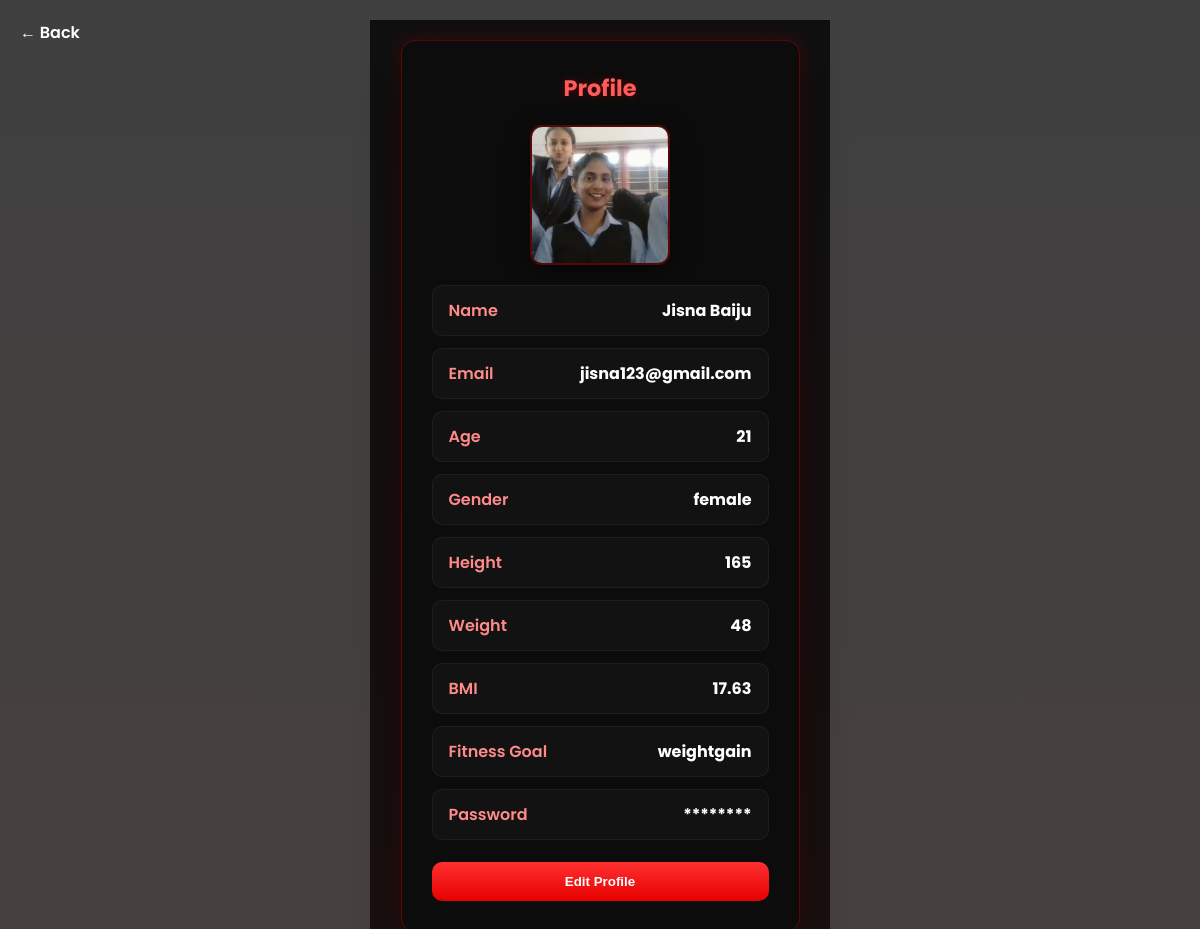
/profile/ (signed in), run on the app's committed database.
### aifitnesscoach_app/models.py (models this page shows)
class Register(models.Model):
    name=models.CharField(max_length=100,null=True,blank=True)
    email=models.EmailField(null=True,blank=True,unique=True)
    age=models.IntegerField(null=True,blank=True)
    gender=models.CharField(max_length=10,null=True,blank=True)
    height=models.IntegerField(null=True,blank=True)
    weight=models.IntegerField(null=True,blank=True)
    image=models.FileField(upload_to="profile_image/",null=True,blank=True)
    password=models.CharField(max_length=30,null=True,blank=True)
    FITNESS_CHOICES=[
        ('musclebuilding','musclebuilding'),
        ('weightloss','weightloss'),
        ('weightgain','weightgain'),
        ('bodybuilding','bodybuilding'),
        ('fitness','fitness'),
    ]
    fitnessgoal=models.CharField(max_length=30,null=True,blank=True,choices=FITNESS_CHOICES)
    loggedin_at=models.DateTimeField(auto_now_add=True,null=True)
    subscription_plan = models.ForeignKey(
        Subscriptionplan,
        on_delete=models.SET_NULL,
        null=True,
        blank=True
    )

### aifitnesscoach_app/views.py (the view)
# urls.py: path('profile/',views.profile,name="profile"),
def profile(request):
    if 'email' in request.session:
        email=request.session['email']
        try:
            user=models.Register.objects.get(email=email)
            height=user.height/100
            bmi=user.weight/pow(height,2)
            bmi=round(bmi,2)
            fitnessgoal=user.fitnessgoal
            return render(request,'profile.html',{'user':user,'bmi':bmi, 'f':fitnessgoal})
        except models.Register.DoesNotExist:
            return HttpResponse('user not found')
    return HttpResponse('email not found')

### aifitnesscoach_app/templates/profile.html (shortened to what this page needs)
<!DOCTYPE html>
<html lang="en">
<head>
    <link rel="stylesheet" href="https://cdnjs.cloudflare.com/ajax/libs/font-awesome/7.0.1/css/all.min.css" />
</head>
<body>
    <a href="/home/" class="back-btn">← Back</a>
    <div class="profile-card">
        <h2>Profile</h2>
         {% if user.image %}
        <img src="{{ user.image.url }}" class="profile-image">
        {% else %}
         <img src="" class="profile-image">
        {% endif %}
        <div class="profile-row">
            <span>Name</span>
            <strong>{{ user.name }}</strong>
        </div>
        <div class="profile-row">
            <span>Email</span>
            <strong>{{ user.email }}</strong>
        </div>
        <div class="profile-row">
            <span>Age</span>
            <strong>{{ user.age }}</strong>
        </div>
        <div class="profile-row">
            <span>Gender</span>
            <strong>{{ user.gender }}</strong>
        </div>
        <div class="profile-row">
            <span>Height</span>
            <strong>{{ user.height }}</strong>
        </div>
        <div class="profile-row">
            <span>Weight</span>
            <strong>{{ user.weight }}</strong>
        </div>
        <div class="profile-row">
            <span>BMI</span>
            <strong>{{ bmi }}</strong>
        </div>
        <div class="profile-row">
            <span>Fitness Goal</span>
            <strong>{{ f }}</strong>
        </div>
        <div class="profile-row">
            <span>Password</span>
            <strong>********</strong>
        </div>
        <input type="button" value="Edit Profile" onclick="window.location.href='/editprofile/';">
    </div>
</body>
</html>

### aifitnesscoach_app/templates/profile.html (style rules this page uses)
* { box-sizing: border-box; margin: 0; padding: 0; }
html, body { height: auto; background: linear-gradient(rgba(0,0,0,0.75), rgba(10,0,0,0.75)), url('https://images.unsplash.com/photo-1605296867304-46d5465a13f1?auto=format&fit=crop&w=1920&q=80') center/cover fixed no-repeat; font-family: 'Poppins', sans-serif; color: #fff; display: flex; align-items: center; justify-content: center; padding: 20px; }
.profile-card { width: 420px; max-width: 95%; background-color: rgba(12, 12, 12, 0.92); backdrop-filter: blur(10px); padding: 30px; border-radius: 14px; border: 1px solid rgba(255, 0, 0, 0.3); box-shadow: 0 15px 40px rgba(0,0,0,0.6), 0 0 20px rgba(255,0,0,0.2); animation: fadeIn 0.7s ease-out; }
.profile-card h2 { text-align: center; margin-bottom: 20px; font-size: 1.4rem; color: #ff5b5b; text-shadow: 0 0 10px rgba(255,0,0,0.3); }
.profile-row { background: rgba(20, 20, 20, 0.8); padding: 12px 16px; border-radius: 10px; margin-bottom: 12px; border: 1px solid rgba(255,255,255,0.05); display: flex; justify-content: space-between; align-items: center; }
.profile-row span { font-weight: 600; color: #ff8a8a; }
.profile-row strong { color: #fff; font-weight: 700; }
.profile-image { width: 140px; height: 140px; border-radius: 12px; object-fit: cover; margin: 10px auto 20px auto; display: block; border: 2px solid rgba(255,0,0,0.3); box-shadow: 0 8px 25px rgba(0,0,0,0.5); }
button, input[type="button"] { width: 100%; padding: 12px; border-radius: 10px; border: none; background: linear-gradient(180deg, #ff3030, #e60000); color: #fff; font-weight: 700; cursor: pointer; margin-top: 10px; transition: 0.2s ease; }
.back-btn { text-decoration: none; color:#fff; }
.back-btn { position: fixed; top: 20px; left: 20px; color: white; text-decoration: none; font-weight: 600; font-size: 1rem; display: flex; align-items: center; gap: 6px; }

### data on the page
Register: image (picture), name "Jisna Baiju", email "jisna123@gmail.com", age "21", gender "female", height "165", weight "48", fitnessgoal "weightgain"

### other printed values
{{ bmi }} "17.63"
